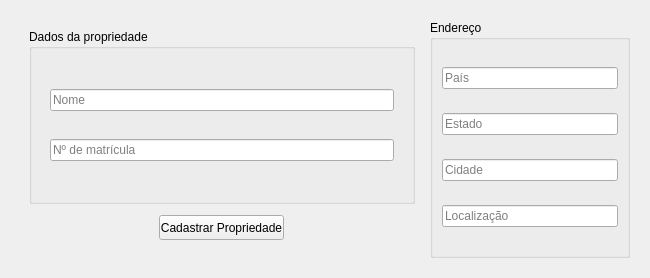
<?xml version="1.0" encoding="UTF-8"?>
<ui version="4.0">
 <class>Form</class>
 <widget class="QWidget" name="Form">
  <property name="geometry">
   <rect>
    <x>0</x>
    <y>0</y>
    <width>650</width>
    <height>278</height>
   </rect>
  </property>
  <property name="minimumSize">
   <size>
    <width>650</width>
    <height>200</height>
   </size>
  </property>
  <property name="maximumSize">
   <size>
    <width>650</width>
    <height>278</height>
   </size>
  </property>
  <property name="windowTitle">
   <string>Form</string>
  </property>
  <layout class="QVBoxLayout" name="verticalLayout">
   <item>
    <widget class="QFrame" name="top_frame">
     <property name="autoFillBackground">
      <bool>false</bool>
     </property>
     <property name="styleSheet">
      <string notr="true">QFrame#top_frame { 
 border: none; background: transparent;
 }</string>
     </property>
     <property name="frameShape">
      <enum>QFrame::NoFrame</enum>
     </property>
     <layout class="QHBoxLayout" name="horizontalLayout_2">
      <item>
       <widget class="QFrame" name="left_frame">
        <property name="styleSheet">
         <string notr="true">QFrame{
border: none; background: transparent;
}</string>
        </property>
        <property name="frameShape">
         <enum>QFrame::NoFrame</enum>
        </property>
        <layout class="QVBoxLayout" name="verticalLayout_5">
         <item>
          <widget class="QGroupBox" name="personal_data_gbox">
           <property name="minimumSize">
            <size>
             <width>0</width>
             <height>175</height>
            </size>
           </property>
           <property name="maximumSize">
            <size>
             <width>16777215</width>
             <height>200</height>
            </size>
           </property>
           <property name="autoFillBackground">
            <bool>false</bool>
           </property>
           <property name="styleSheet">
            <string notr="true"/>
           </property>
           <property name="title">
            <string>Dados da propriedade</string>
           </property>
           <layout class="QVBoxLayout" name="verticalLayout_2">
            <item>
             <widget class="QFrame" name="frame">
              <property name="frameShape">
               <enum>QFrame::NoFrame</enum>
              </property>
              <layout class="QVBoxLayout" name="verticalLayout_7">
               <item>
                <widget class="QLineEdit" name="name_input">
                 <property name="placeholderText">
                  <string>Nome</string>
                 </property>
                </widget>
               </item>
               <item>
                <widget class="QLineEdit" name="registration_number_input">
                 <property name="placeholderText">
                  <string>Nº de matrícula</string>
                 </property>
                </widget>
               </item>
              </layout>
             </widget>
            </item>
           </layout>
          </widget>
         </item>
         <item>
          <widget class="QFrame" name="frame_4">
           <property name="maximumSize">
            <size>
             <width>16777215</width>
             <height>100</height>
            </size>
           </property>
           <property name="frameShape">
            <enum>QFrame::NoFrame</enum>
           </property>
           <layout class="QHBoxLayout" name="horizontalLayout">
            <item>
             <widget class="QPushButton" name="register_button">
              <property name="minimumSize">
               <size>
                <width>125</width>
                <height>25</height>
               </size>
              </property>
              <property name="maximumSize">
               <size>
                <width>125</width>
                <height>50</height>
               </size>
              </property>
              <property name="text">
               <string>Cadastrar Propriedade</string>
              </property>
             </widget>
            </item>
           </layout>
          </widget>
         </item>
        </layout>
       </widget>
      </item>
      <item>
       <widget class="QGroupBox" name="address_gbox">
        <property name="maximumSize">
         <size>
          <width>200</width>
          <height>16777215</height>
         </size>
        </property>
        <property name="title">
         <string>Endereço</string>
        </property>
        <layout class="QVBoxLayout" name="verticalLayout_3">
         <item>
          <widget class="QLineEdit" name="country_input">
           <property name="placeholderText">
            <string>País</string>
           </property>
          </widget>
         </item>
         <item>
          <widget class="QLineEdit" name="state_input">
           <property name="placeholderText">
            <string>Estado</string>
           </property>
          </widget>
         </item>
         <item>
          <widget class="QLineEdit" name="city_input">
           <property name="placeholderText">
            <string>Cidade</string>
           </property>
          </widget>
         </item>
         <item>
          <widget class="QLineEdit" name="location_input">
           <property name="text">
            <string/>
           </property>
           <property name="placeholderText">
            <string>Localização</string>
           </property>
          </widget>
         </item>
        </layout>
       </widget>
      </item>
     </layout>
    </widget>
   </item>
  </layout>
 </widget>
 <resources/>
 <connections/>
</ui>
